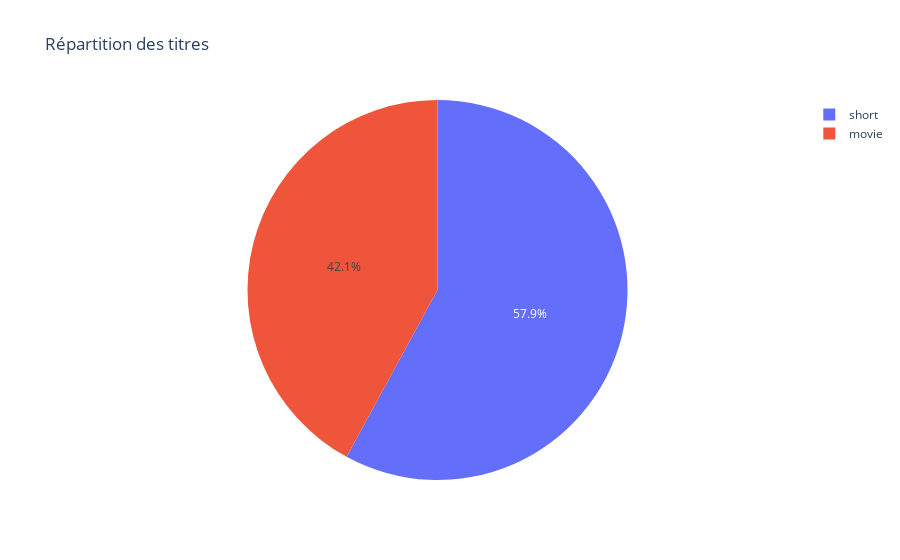

The code cell stored with this chart in its notebook:
### Code cell
data = {'titleType': ['short', 'movie'], 'proportion': [0.579358, 0.420642]}
df_proportions = pd.DataFrame(data)

# Création du graphique
fig = px.pie(df_proportions, values='proportion', names='titleType', 
             title="Répartition des titres")
fig.show()

### Figure 1 — Plotly figure (JSON) as saved in the notebook; plotly's stock layout.template omitted (floating-point values rounded to 4 significant figures)
{"data": [{"domain": {"x": [0, 1], "y": [0, 1]}, "hovertemplate": "titleType=%{label}<br>proportion=%{value}<extra></extra>", "labels": ["short", "movie"], "legendgroup": "", "name": "", "showlegend": true, "type": "pie", "values": [0.5794, 0.4206]}], "layout": {"autosize": true, "legend": {"tracegroupgap": 0}, "title": {"text": "Répartition des titres"}}}
